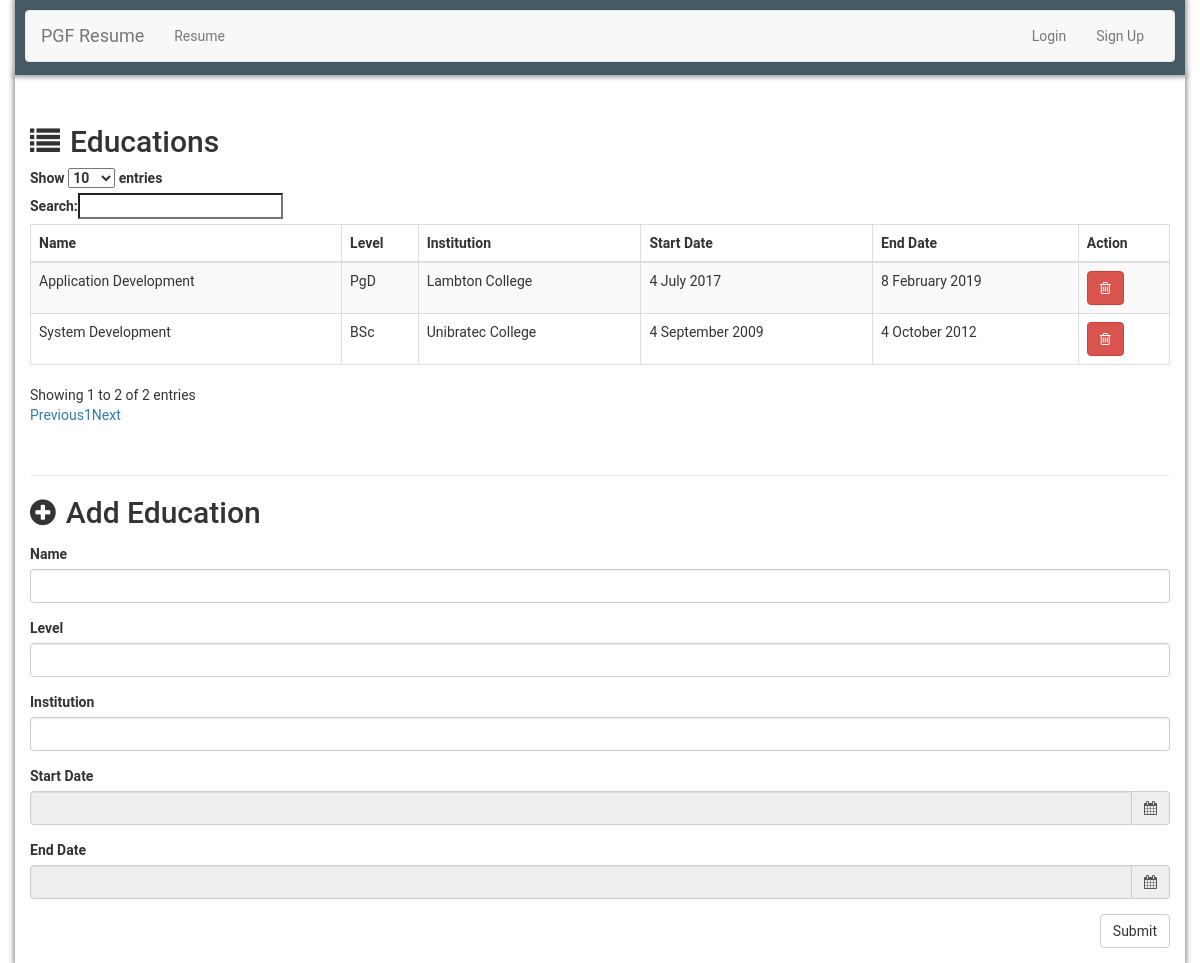
The page /education.php on the database its author committed.
### tables this page shows
CREATE TABLE `education` (
  `id` int(11) NOT NULL,
  `name` varchar(100) NOT NULL,
  `level` varchar(100) NOT NULL,
  `institution` varchar(100) NOT NULL,
  `date_start` datetime NOT NULL,
  `date_end` datetime DEFAULT NULL
);

### session.php (called while the page is built, shortened)
<?php
class Session {
    public static function getInstance() {
        static $inst = null;
        if ($inst === null) {
            $inst = new Session();
        }
        return $inst;
    }
}
?>

### database/database.php (called while the page is built, shortened)
<?php
class Database {
    private $host      = "localhost";
    private $user      = "root";
    private $pass      = "";
    private $dbname    = "resumedb";
    private $dbh;
    public function __construct() {
        $dsn = 'mysql:host=' . $this->host . ';dbname=' . $this->dbname;
        $options = array(
            PDO::ATTR_PERSISTENT    => true,
            PDO::ATTR_ERRMODE       => PDO::ERRMODE_EXCEPTION
        );
        try{
            $this->dbh = new PDO($dsn, $this->user, $this->pass, $options);
        }
        catch(PDOException $e){
            $this->error = $e->getMessage();
        }
    }
    public static function getInstance() {
        static $inst = null;
        if ($inst === null) {
            $inst = new Database();
        }
        return $inst;
    }
    public function query($query) {
      $sth = $this->dbh->prepare($query);
      $sth->execute();
      return $sth->fetchAll();
    }
}
?>

### util.php (called while the page is built, shortened)
<?php
function formatDateToScreen($date) {
  return date("j F Y", strtotime($date));
}
?>

### education.php (the view, shortened to what this page needs)
<?php
include_once 'header.php';
require 'util.php';
$db = Database::getInstance();
$educations = $db->query('SELECT * FROM education');
?>
<div class="row">
  <section class="education-table-section col-md-12" style="margin-top: 30px;">
    <h2 class="title"><i class="fa fa-list" aria-hidden="true" style="margin-right:10px;"></i>Educations</h2>
    <table id="education-table" class="table table-striped table-bordered" cellspacing="0" width="100%">
        <thead>
            <tr>
                <th>Name</th>
                <th>Level</th>
                <th>Institution</th>
                <th>Start Date</th>
                <th>End Date</th>
                <th>Action</th>
            </tr>
        </thead>
        <tbody>
          <?php foreach ($educations as $education) :
              $date_start = formatDateToScreen($education['date_start']);
              $date_end = formatDateToScreen($education['date_end']);
          ?>
            <tr>
                <td><?php echo $education["name"] ?></td>
                <td><?php echo $education["level"] ?></td>
                <td><?php echo $education["institution"] ?></td>
                <td><?php echo $date_start ?></td>
                <td><?php echo $date_end ?></td>
                <td>
                  <form action="requests/delete_education.php" method="post" onSubmit="if(!confirm('Confirm delete of education?')){return false;}">
                    <button type="submit" class="btn btn-danger"><i class="fa fa-trash-o" aria-hidden="true"></i></button>
                  </form>
                </td>
            </tr>
          <?php endforeach; ?>
        </tbody>
    </table>
  </section>
  <section class="education-insert-section col-md-12" style="margin-top: 30px;">
    <hr>
    <form id="form-education" action="requests/add_education.php" method="post">
      <div class="form-group">
        <h2 class="title"><i class="fa fa-plus-circle" aria-hidden="true" style="margin-right:10px;"></i>Add Education</h2>
      </div>
      <div class="form-group">
        <label for="name">Name</label>
        <input type="text" class="form-control" name="name" maxlength="100">
      </div>
      <div class="form-group">
        <label for="level">Level</label>
        <input type="text" class="form-control" name="level" maxlength="100">
      </div>
      <div class="form-group">
        <label for="institution">Institution</label>
        <input type="text" class="form-control" name="institution" maxlength="100">
      </div>
      <div class="form-group">
        <label for="date_start">Start Date</label>
        <div class="input-group">
          <input type="text" class="form-control datepicker" name="date_start" readonly>
          <label class="input-group-addon btn" for="date">
             <span class="fa fa-calendar open-datetimepicker"></span>
          </label>
        </div>
      </div>
      <div class="form-group">
        <label for="date_end">End Date</label>
        <div class="input-group">
          <input type="text" class="form-control datepicker" name="date_end" readonly>
          <label class="input-group-addon btn" for="date">
             <span class="fa fa-calendar open-datetimepicker"></span>
          </label>
        </div>
      </div>
      <div class="form-group text-right">
        <button type="submit" class="btn btn-default float-right">Submit</button>
      </div>
    </form>
  </section>
</div>

### style/style.css (style rules this page uses)
body { font-family: 'Roboto', sans-serif; padding-top: 75px; -webkit-font-smoothing: antialiased; -moz-osx-font-smoothing: grayscale; }

### rows shown on the page
education: name "Application Development", level "PgD", institution "Lambton College", date_start "4 July 2017", date_end "8 February 2019"
education: name "System Development", level "BSc", institution "Unibratec College", date_start "4 September 2009", date_end "4 October 2012"
